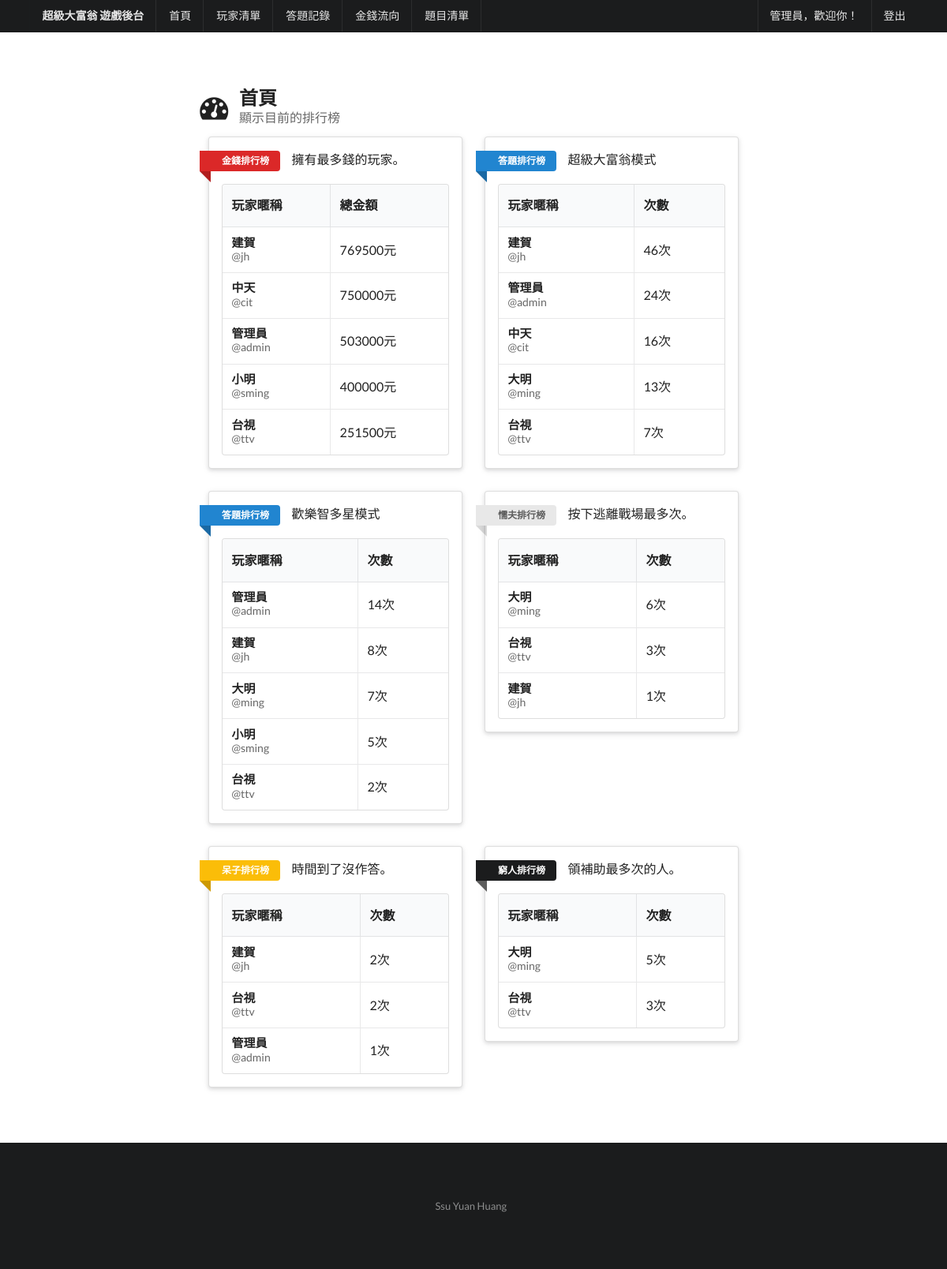
/QuizAdmin/index.php (signed in), run on the app's committed database.
### tables this page shows
CREATE TABLE IF NOT EXISTS `user` (
  `user_id` int(11) NOT NULL AUTO_INCREMENT,
  `user_username` varchar(20) NOT NULL,
  `user_password` varchar(20) NOT NULL,
  `user_nickname` varchar(20) NOT NULL,
  `user_money` int(11) NOT NULL,
  `user_admin` tinyint(1) NOT NULL DEFAULT '0',
  PRIMARY KEY (`user_id`),
  UNIQUE KEY `user_username` (`user_username`)
);

CREATE TABLE IF NOT EXISTS `anshistory` (
  `his_id` int(11) NOT NULL AUTO_INCREMENT,
  `qus_id` int(11) NOT NULL,
  `his_million` tinyint(1) NOT NULL,
  `his_qusno` int(11) NOT NULL,
  `user_id` int(11) NOT NULL,
  `his_ans` varchar(100) NOT NULL,
  `his_money` int(11) NOT NULL DEFAULT '0',
  `his_pass` tinyint(1) NOT NULL DEFAULT '0',
  `his_date` timestamp NOT NULL DEFAULT CURRENT_TIMESTAMP,
  PRIMARY KEY (`his_id`)
);

CREATE TABLE IF NOT EXISTS `moneyhistory` (
  `money_id` int(11) NOT NULL AUTO_INCREMENT,
  `user_id` int(11) NOT NULL,
  `money_subject` int(11) NOT NULL,
  `money_inout` tinyint(1) NOT NULL,
  `money_total` int(11) NOT NULL,
  `money_date` timestamp NOT NULL DEFAULT CURRENT_TIMESTAMP,
  PRIMARY KEY (`money_id`)
);

### QuizAdmin/index.php (the view, shortened to what this page needs)
<?php include("php/connection.php");
    $result = $conn->query("SELECT * FROM user Order by user_money DESC limit 0,5");
    $result2 = $conn->query("SELECT anshistory.*, user.user_nickname,user.user_username,count(anshistory.user_id) FROM anshistory INNER JOIN user on anshistory.user_id=user.user_id Where anshistory.his_million='1' GROUP BY user_id HAVING COUNT(*) > 0 Order by count(anshistory.user_id) DESC limit 0,5");
    $result3 = $conn->query("SELECT anshistory.*, user.user_nickname,user.user_username,count(anshistory.user_id) FROM anshistory INNER JOIN user on anshistory.user_id=user.user_id Where anshistory.his_million='0' AND NOT(anshistory.his_ans='((逃離戰場))') GROUP BY user_id HAVING COUNT(*) > 0 Order by count(anshistory.user_id) DESC limit 0,5");
    $result4 = $conn->query("SELECT anshistory.*, user.user_nickname,user.user_username,count(anshistory.his_ans='((逃離戰場))') FROM anshistory INNER JOIN user on anshistory.user_id=user.user_id Where anshistory.his_ans='((逃離戰場))'  GROUP BY user_id HAVING COUNT(*) > 0 Order by count(anshistory.his_ans='((逃離戰場))') DESC  limit 0,5");
    $result5 = $conn->query("SELECT anshistory.*, user.user_nickname,user.user_username,count(anshistory.his_ans='((逾時作答))') FROM anshistory INNER JOIN user on anshistory.user_id=user.user_id Where anshistory.his_ans='((逾時作答))' GROUP BY user_id HAVING COUNT(*) > 0 Order by count(anshistory.his_ans='((逾時作答))') DESC limit 0,5");
    $result6 = $conn->query("SELECT moneyhistory.*, user.user_nickname,user.user_username,count(moneyhistory.user_id) FROM moneyhistory INNER JOIN user on moneyhistory.user_id=user.user_id Where moneyhistory.money_subject='3' GROUP BY user_id HAVING COUNT(*) > 0 Order by count(moneyhistory.user_id) DESC limit 0,5");
include("php/header.php");
include("php/menu.php");
 ?>
  <div class="ui main text container">
    <h2 class="ui header">
      <i class="dashboard icon"></i>
      <div class="content">首頁<div class="sub header">顯示目前的排行榜</div>
      </div>
    </h2>
    <div class="ui two column doubling stackable grid container attached">
  <div class="column">
    <div class="ui raised segment">
    <a class="ui red ribbon label">金錢排行榜</a><span>擁有最多錢的玩家。</span>
    <table class="ui celled table">
  <thead>
    <tr><th>玩家暱稱</th>
    <th>總金額</th>
  </tr></thead>
  <tbody>
  <?php while($rs = $result->fetch_array(MYSQLI_ASSOC)) { ?>
    <tr>
      <td>
        <h4 class="ui header">
          <div class="content"><?php echo $rs["user_nickname"]; ?> <div class="sub header">@<?php echo $rs["user_username"]; ?></div>
        </div>
      </h4>
      </td>
      <td>
        <?php echo $rs["user_money"]; ?>元
      </td>
    </tr>
    <?php } ?>
  </tbody>
</table>
    </div>
  </div>
<div class="column">
    <div class="ui raised segment">
    <a class="ui blue ribbon label">答題排行榜</a><span>超級大富翁模式</span>
    <table class="ui celled table">
  <thead>
    <tr><th>玩家暱稱</th>
    <th>次數</th>
  </tr></thead>
  <tbody>
  <?php while($rs2 = $result2->fetch_array(MYSQLI_ASSOC)) { ?>
    <tr>
      <td>
        <h4 class="ui header">
          <div class="content"><?php echo $rs2["user_nickname"]; ?> <div class="sub header">@<?php echo $rs2["user_username"]; ?></div>
        </div>
      </h4>
      </td>
      <td>
        <?php echo $rs2["count(anshistory.user_id)"]; ?>次
      </td>
    </tr>
    <?php } ?>
  </tbody>
</table>
    </div>
  </div>
  <div class="column">
    <div class="ui raised segment">
    <a class="ui blue ribbon label">答題排行榜</a><span>歡樂智多星模式</span>
    <table class="ui celled table">
  <thead>
    <tr><th>玩家暱稱</th>
    <th>次數</th>
  </tr></thead>
  <tbody>
  <?php while($rs3 = $result3->fetch_array(MYSQLI_ASSOC)) { ?>
    <tr>
      <td>
        <h4 class="ui header">
          <div class="content"><?php echo $rs3["user_nickname"]; ?> <div class="sub header">@<?php echo $rs3["user_username"]; ?></div>
        </div>
      </h4>
      </td>
      <td>
        <?php echo $rs3["count(anshistory.user_id)"]/3; ?>次
      </td>
    </tr>
    <?php } ?>
  </tbody>
</table>
    </div>
  </div>
    <div class="column">
    <div class="ui raised segment">
    <a class="ui ribbon label">懦夫排行榜</a><span>按下逃離戰場最多次。</span>
    <table class="ui celled table">
  <thead>
    <tr><th>玩家暱稱</th>
    <th>次數</th>
  </tr></thead>
  <tbody>
  <?php while($rs4 = $result4->fetch_array(MYSQLI_ASSOC)) { ?>
    <tr>
      <td>
        <h4 class="ui header">
          <div class="content"><?php echo $rs4["user_nickname"]; ?> <div class="sub header">@<?php echo $rs4["user_username"]; ?></div>
        </div>
      </h4>
      </td>
      <td>
        <?php echo $rs4["count(anshistory.his_ans='((逃離戰場))')"]; ?>次
      </td>
    </tr>
    <?php } ?>
  </tbody>
</table>
    </div>
  </div>
  <div class="column">
    <div class="ui raised segment">
    <a class="ui yellow ribbon label">呆子排行榜</a><span>時間到了沒作答。</span>
    <table class="ui celled table">
  <thead>
    <tr><th>玩家暱稱</th>
    <th>次數</th>
  </tr></thead>
  <tbody>
  <?php while($rs5 = $result5->fetch_array(MYSQLI_ASSOC)) { ?>
    <tr>
      <td>
        <h4 class="ui header">
          <div class="content"><?php echo $rs5["user_nickname"]; ?> <div class="sub header">@<?php echo $rs5["user_username"]; ?></div>
        </div>
      </h4>
      </td>
      <td>
        <?php echo $rs5["count(anshistory.his_ans='((逾時作答))')"]; ?>次
      </td>
    </tr>
    <?php } ?>
  </tbody>
</table>
    </div>
  </div>
    <div class="column">
    <div class="ui raised segment">
    <a class="ui black ribbon label">窮人排行榜</a><span>領補助最多次的人。</span>
    <table class="ui celled table">
  <thead>
    <tr><th>玩家暱稱</th>
    <th>次數</th>
  </tr></thead>
  <tbody>
  <?php while($rs6 = $result6->fetch_array(MYSQLI_ASSOC)) { ?>
    <tr>
      <td>
        <h4 class="ui header">
          <div class="content"><?php echo $rs6["user_nickname"]; ?> <div class="sub header">@<?php echo $rs6["user_username"]; ?></div>
        </div>
      </h4>
      </td>
      <td>
        <?php echo $rs6["count(moneyhistory.user_id)"]; ?>次
      </td>
    </tr>
    <?php } ?>
  </tbody>
</table>
    </div>
  </div>
</div>
  </div>
<?php include("php/footer.php");
 ?>

### QuizAdmin/php/header.php (shortened to what this page needs)
<!DOCTYPE html>
<html>
<head>
  <link rel="stylesheet" type="text/css" href="dist/components/reset.css">
  <link rel="stylesheet" type="text/css" href="dist/semantic.min.css">

### QuizAdmin/php/menu.php (shortened to what this page needs)
</head>
<body>
  <div class="ui fixed inverted menu">
    <div class="ui container">
      <a href="#" class="header item">
      超級大富翁 遊戲後台
      </a>
      <a href="index.php" class="item">首頁</a>
      <a href="userlist.php" class="item">玩家清單</a>
      <a href="answerlist.php" class="item">答題記錄</a>
      <a href="moneylist.php" class="item">金錢流向</a>
      <a href="questionlist.php" class="item">題目清單</a>
      <div class="right menu">
        <a class="item"><?php echo $_SESSION['nickname']; ?>，歡迎你！</a>
        <a href="login.php?mode=logout" class="item">登出</a>
      </div>
      </div>
    </div>

### QuizAdmin/php/footer.php
<div class="ui inverted vertical footer segment">
    <div class="ui center aligned container">
      <div class="ui horizontal inverted small divided link list">
        <a class="item" href="#">Ssu Yuan Huang</a>
      </div>
    </div>
  </div>
</body>
</html>

### QuizAdmin/php/header.php (style rules this page uses)
body { background-color: #FFFFFF; }
.main.container { margin-top: 7em; }
.ui.footer.segment { margin: 5em 0em 0em; padding: 5em 0em; }

### data on the page
user: user_nickname "建賀", user_username "jh", user_money "769500"
user: user_nickname "中天", user_username "cit", user_money "750000"
user: user_nickname "管理員", user_username "admin", user_money "503000"
user: user_nickname "小明", user_username "sming", user_money "400000"
user: user_nickname "台視", user_username "ttv", user_money "251500"
anshistory: user.user_nickname "建賀", user.user_username "jh", count "46"
anshistory: user.user_nickname "管理員", user.user_username "admin", count "24"
anshistory: user.user_nickname "中天", user.user_username "cit", count "16"
anshistory: user.user_nickname "大明", user.user_username "ming", count "13"
anshistory: user.user_nickname "台視", user.user_username "ttv", count "7"
anshistory: user.user_nickname "管理員", user.user_username "admin", count "14"
anshistory: user.user_nickname "建賀", user.user_username "jh", count "8"
anshistory: user.user_nickname "大明", user.user_username "ming", count "7"
anshistory: user.user_nickname "小明", user.user_username "sming", count "5"
anshistory: user.user_nickname "台視", user.user_username "ttv", count "2"
anshistory: user.user_nickname "大明", user.user_username "ming", count "6"
anshistory: user.user_nickname "台視", user.user_username "ttv", count "3"
anshistory: user.user_nickname "建賀", user.user_username "jh", count "1"
anshistory: user.user_nickname "建賀", user.user_username "jh", count "2"
anshistory: user.user_nickname "台視", user.user_username "ttv", count "2"
anshistory: user.user_nickname "管理員", user.user_username "admin", count "1"
moneyhistory: user.user_nickname "大明", user.user_username "ming", count "5"
moneyhistory: user.user_nickname "台視", user.user_username "ttv", count "3"

### other printed values
$_SESSION['nickname'] "管理員"
